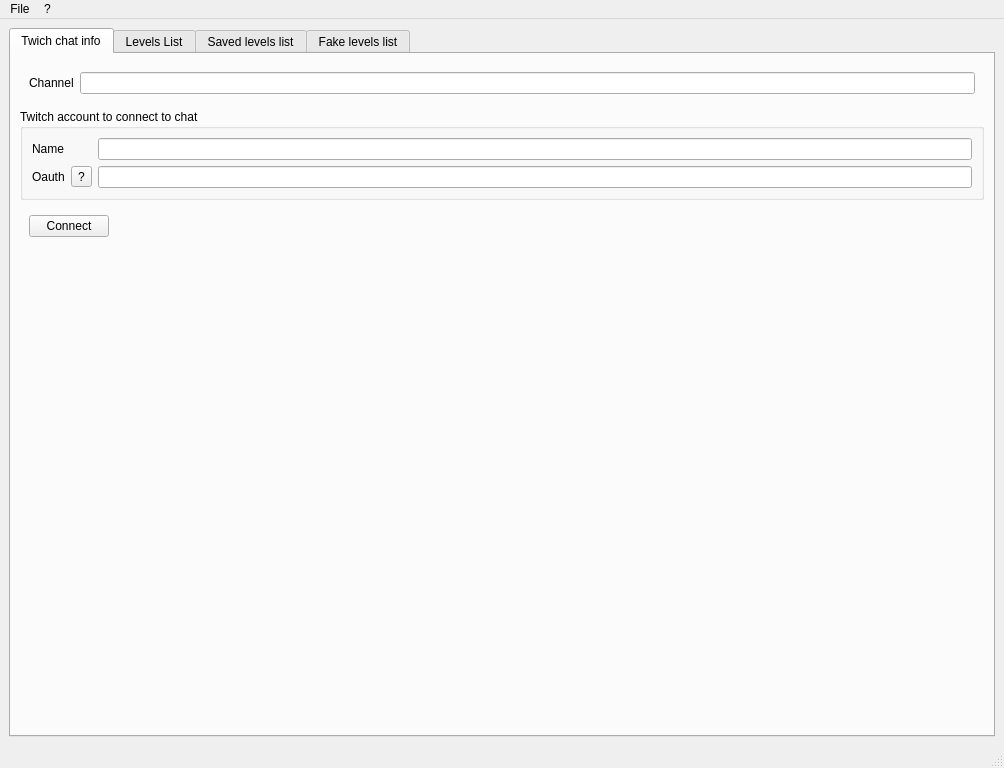
<?xml version="1.0" encoding="UTF-8"?>
<ui version="4.0">
 <class>MainWindow</class>
 <widget class="QMainWindow" name="MainWindow">
  <property name="geometry">
   <rect>
    <x>0</x>
    <y>0</y>
    <width>1004</width>
    <height>768</height>
   </rect>
  </property>
  <property name="windowTitle">
   <string>MainWindow</string>
  </property>
  <widget class="QWidget" name="centralwidget">
   <layout class="QVBoxLayout" name="verticalLayout">
    <item>
     <widget class="QTabWidget" name="tabWidget">
      <property name="currentIndex">
       <number>0</number>
      </property>
      <widget class="QWidget" name="irc_info_tab">
       <attribute name="title">
        <string>Twich chat info</string>
       </attribute>
       <layout class="QVBoxLayout" name="verticalLayout_2">
        <item>
         <widget class="QWidget" name="widget" native="true">
          <layout class="QHBoxLayout" name="horizontalLayout">
           <item>
            <widget class="QLabel" name="label">
             <property name="text">
              <string>Channel</string>
             </property>
            </widget>
           </item>
           <item>
            <widget class="QLineEdit" name="channel_lineedit">
             <property name="toolTip">
              <string>The name of the channel to pull Mario Maker levels from</string>
             </property>
            </widget>
           </item>
          </layout>
         </widget>
        </item>
        <item>
         <widget class="QGroupBox" name="groupBox">
          <property name="title">
           <string>Twitch account to connect to chat</string>
          </property>
          <layout class="QFormLayout" name="formLayout">
           <item row="0" column="0">
            <widget class="QLabel" name="label_2">
             <property name="text">
              <string>Name</string>
             </property>
            </widget>
           </item>
           <item row="0" column="1">
            <widget class="QLineEdit" name="twitch_name_lineedit"/>
           </item>
           <item row="1" column="0">
            <widget class="QWidget" name="widget_2" native="true">
             <layout class="QHBoxLayout" name="horizontalLayout_2">
              <property name="leftMargin">
               <number>0</number>
              </property>
              <property name="topMargin">
               <number>0</number>
              </property>
              <property name="rightMargin">
               <number>0</number>
              </property>
              <property name="bottomMargin">
               <number>0</number>
              </property>
              <item>
               <widget class="QLabel" name="label_3">
                <property name="text">
                 <string>Oauth</string>
                </property>
               </widget>
              </item>
              <item>
               <widget class="QToolButton" name="oauth_help_button">
                <property name="text">
                 <string>?</string>
                </property>
               </widget>
              </item>
             </layout>
            </widget>
           </item>
           <item row="1" column="1">
            <widget class="QLineEdit" name="twitch_oauth_lineedit">
             <property name="echoMode">
              <enum>QLineEdit::Password</enum>
             </property>
            </widget>
           </item>
          </layout>
         </widget>
        </item>
        <item>
         <widget class="QWidget" name="widget_6" native="true">
          <layout class="QHBoxLayout" name="horizontalLayout_6">
           <item>
            <widget class="QPushButton" name="connect_button">
             <property name="text">
              <string>Connect</string>
             </property>
            </widget>
           </item>
           <item>
            <spacer name="horizontalSpacer">
             <property name="orientation">
              <enum>Qt::Horizontal</enum>
             </property>
             <property name="sizeHint" stdset="0">
              <size>
               <width>40</width>
               <height>20</height>
              </size>
             </property>
            </spacer>
           </item>
          </layout>
         </widget>
        </item>
        <item>
         <spacer name="verticalSpacer">
          <property name="orientation">
           <enum>Qt::Vertical</enum>
          </property>
          <property name="sizeHint" stdset="0">
           <size>
            <width>20</width>
            <height>40</height>
           </size>
          </property>
         </spacer>
        </item>
       </layout>
      </widget>
      <widget class="QWidget" name="levels_tab">
       <attribute name="title">
        <string>Levels List</string>
       </attribute>
       <layout class="QHBoxLayout" name="horizontalLayout_3">
        <item>
         <widget class="QWidget" name="widget_3" native="true">
          <layout class="QVBoxLayout" name="verticalLayout_3">
           <item>
            <widget class="QLabel" name="label_4">
             <property name="text">
              <string>Controls</string>
             </property>
            </widget>
           </item>
           <item>
            <widget class="QCheckBox" name="find_codes_checkbox">
             <property name="text">
              <string>Find codes from chat</string>
             </property>
            </widget>
           </item>
           <item>
            <widget class="QCheckBox" name="hide_likely_fakes_checkbox">
             <property name="text">
              <string>Hide levels on fakes list</string>
             </property>
            </widget>
           </item>
           <item>
            <widget class="QCheckBox" name="hide_potentially_checkbox">
             <property name="text">
              <string>Hide potentially fakes</string>
             </property>
            </widget>
           </item>
           <item>
            <widget class="QCheckBox" name="subs_only_checkbox">
             <property name="text">
              <string>Show levels from subs only</string>
             </property>
            </widget>
           </item>
           <item>
            <widget class="QCheckBox" name="mods_only_checkbox">
             <property name="text">
              <string>Show levels from mods only</string>
             </property>
            </widget>
           </item>
           <item>
            <widget class="QPushButton" name="save_level_button">
             <property name="text">
              <string>Add selected level(s) to saved list</string>
             </property>
            </widget>
           </item>
           <item>
            <widget class="QPushButton" name="fake_level_button">
             <property name="text">
              <string>Add selected level(s) to fakes list</string>
             </property>
            </widget>
           </item>
           <item>
            <widget class="QPushButton" name="delete_level_button">
             <property name="text">
              <string>Delete selected level(s)</string>
             </property>
            </widget>
           </item>
           <item>
            <spacer name="verticalSpacer_2">
             <property name="orientation">
              <enum>Qt::Vertical</enum>
             </property>
             <property name="sizeHint" stdset="0">
              <size>
               <width>20</width>
               <height>40</height>
              </size>
             </property>
            </spacer>
           </item>
           <item>
            <widget class="QPushButton" name="reset_levels_button">
             <property name="text">
              <string>Reset levels list</string>
             </property>
            </widget>
           </item>
          </layout>
         </widget>
        </item>
        <item>
         <widget class="QTableView" name="levels_tableView">
          <property name="editTriggers">
           <set>QAbstractItemView::NoEditTriggers</set>
          </property>
          <property name="alternatingRowColors">
           <bool>true</bool>
          </property>
          <property name="selectionMode">
           <enum>QAbstractItemView::MultiSelection</enum>
          </property>
          <property name="selectionBehavior">
           <enum>QAbstractItemView::SelectRows</enum>
          </property>
          <attribute name="verticalHeaderVisible">
           <bool>false</bool>
          </attribute>
         </widget>
        </item>
       </layout>
      </widget>
      <widget class="QWidget" name="saved_tab">
       <attribute name="title">
        <string>Saved levels list</string>
       </attribute>
       <layout class="QHBoxLayout" name="horizontalLayout_4">
        <item>
         <widget class="QWidget" name="widget_4" native="true">
          <layout class="QVBoxLayout" name="verticalLayout_4">
           <item>
            <widget class="QLabel" name="label_5">
             <property name="text">
              <string>Controls</string>
             </property>
            </widget>
           </item>
           <item>
            <widget class="QPushButton" name="delete_saved_button">
             <property name="text">
              <string>Delete selected saved level(s)</string>
             </property>
            </widget>
           </item>
           <item>
            <spacer name="verticalSpacer_3">
             <property name="orientation">
              <enum>Qt::Vertical</enum>
             </property>
             <property name="sizeHint" stdset="0">
              <size>
               <width>20</width>
               <height>40</height>
              </size>
             </property>
            </spacer>
           </item>
           <item>
            <widget class="QPushButton" name="reset_saved_button">
             <property name="text">
              <string>Reset saved list</string>
             </property>
            </widget>
           </item>
          </layout>
         </widget>
        </item>
        <item>
         <widget class="QTableView" name="saved_tableView">
          <property name="editTriggers">
           <set>QAbstractItemView::NoEditTriggers</set>
          </property>
          <property name="alternatingRowColors">
           <bool>true</bool>
          </property>
          <property name="selectionMode">
           <enum>QAbstractItemView::MultiSelection</enum>
          </property>
          <property name="selectionBehavior">
           <enum>QAbstractItemView::SelectRows</enum>
          </property>
          <attribute name="verticalHeaderVisible">
           <bool>false</bool>
          </attribute>
         </widget>
        </item>
       </layout>
      </widget>
      <widget class="QWidget" name="fake_tab">
       <attribute name="title">
        <string>Fake levels list</string>
       </attribute>
       <layout class="QHBoxLayout" name="horizontalLayout_5">
        <item>
         <widget class="QWidget" name="widget_5" native="true">
          <layout class="QVBoxLayout" name="verticalLayout_5">
           <item>
            <widget class="QLabel" name="label_6">
             <property name="text">
              <string>Controls</string>
             </property>
            </widget>
           </item>
           <item>
            <widget class="QPushButton" name="delete_fake_button">
             <property name="text">
              <string>Delete selected fake level(s)</string>
             </property>
            </widget>
           </item>
           <item>
            <spacer name="verticalSpacer_4">
             <property name="orientation">
              <enum>Qt::Vertical</enum>
             </property>
             <property name="sizeHint" stdset="0">
              <size>
               <width>20</width>
               <height>40</height>
              </size>
             </property>
            </spacer>
           </item>
           <item>
            <widget class="QPushButton" name="reset_fakes_button">
             <property name="text">
              <string>Reset fakes list</string>
             </property>
            </widget>
           </item>
          </layout>
         </widget>
        </item>
        <item>
         <widget class="QTableView" name="fakes_tableView">
          <property name="editTriggers">
           <set>QAbstractItemView::NoEditTriggers</set>
          </property>
          <property name="alternatingRowColors">
           <bool>true</bool>
          </property>
          <property name="selectionMode">
           <enum>QAbstractItemView::MultiSelection</enum>
          </property>
          <property name="selectionBehavior">
           <enum>QAbstractItemView::SelectRows</enum>
          </property>
          <attribute name="verticalHeaderVisible">
           <bool>false</bool>
          </attribute>
         </widget>
        </item>
       </layout>
      </widget>
     </widget>
    </item>
   </layout>
  </widget>
  <widget class="QMenuBar" name="menubar">
   <property name="geometry">
    <rect>
     <x>0</x>
     <y>0</y>
     <width>1004</width>
     <height>21</height>
    </rect>
   </property>
   <widget class="QMenu" name="menuFile">
    <property name="title">
     <string>File</string>
    </property>
    <addaction name="actionQuit"/>
   </widget>
   <widget class="QMenu" name="menuAbout">
    <property name="title">
     <string>?</string>
    </property>
    <addaction name="actionAbout"/>
   </widget>
   <addaction name="menuFile"/>
   <addaction name="menuAbout"/>
  </widget>
  <widget class="QStatusBar" name="statusbar"/>
  <action name="actionQuit">
   <property name="text">
    <string>Quit</string>
   </property>
  </action>
  <action name="actionAbout">
   <property name="text">
    <string>About</string>
   </property>
  </action>
 </widget>
 <resources/>
 <connections>
  <connection>
   <sender>actionQuit</sender>
   <signal>triggered()</signal>
   <receiver>MainWindow</receiver>
   <slot>close()</slot>
   <hints>
    <hint type="sourcelabel">
     <x>-1</x>
     <y>-1</y>
    </hint>
    <hint type="destinationlabel">
     <x>501</x>
     <y>383</y>
    </hint>
   </hints>
  </connection>
 </connections>
</ui>
